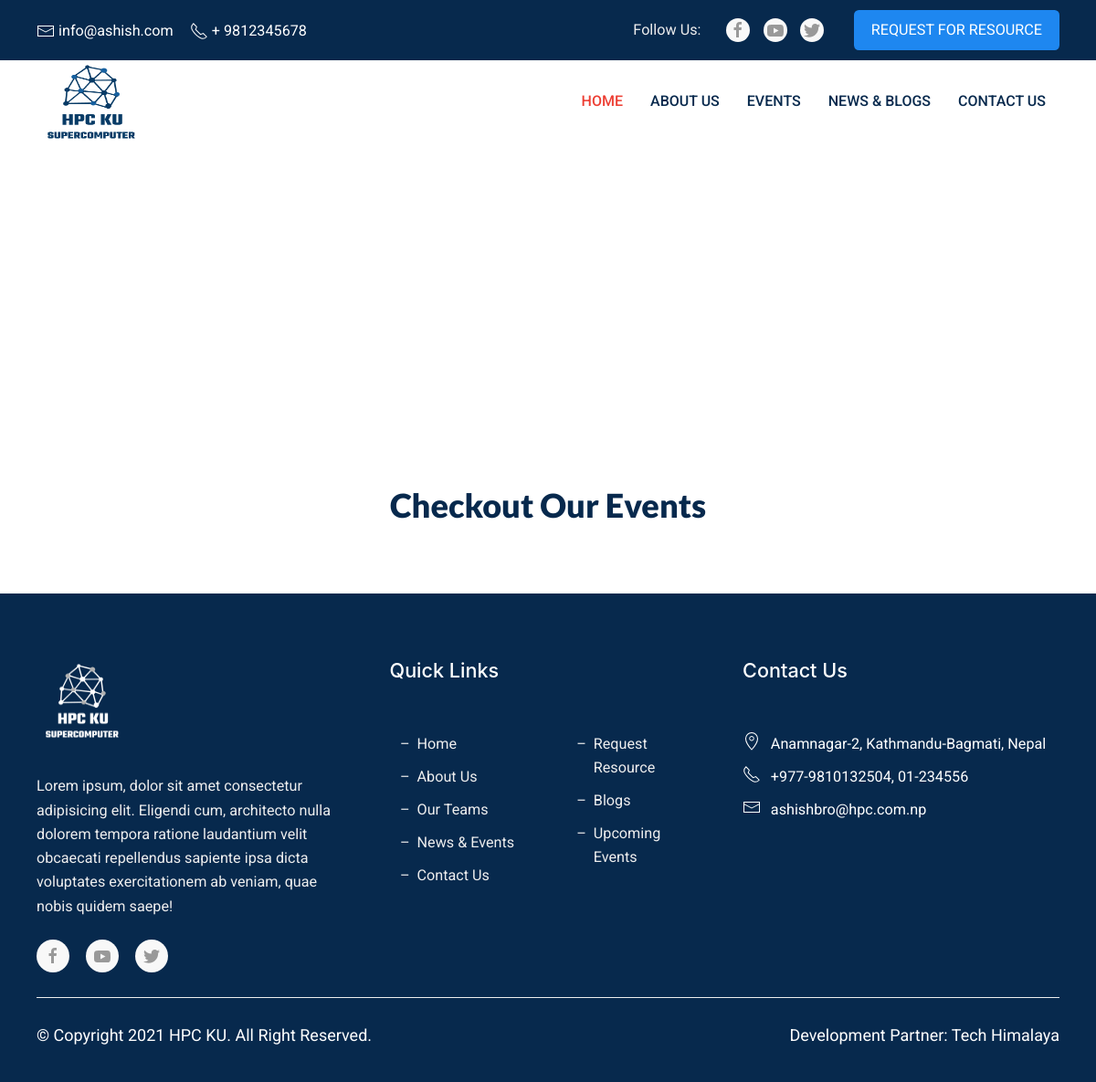
Page /events/ on the earlier database version.
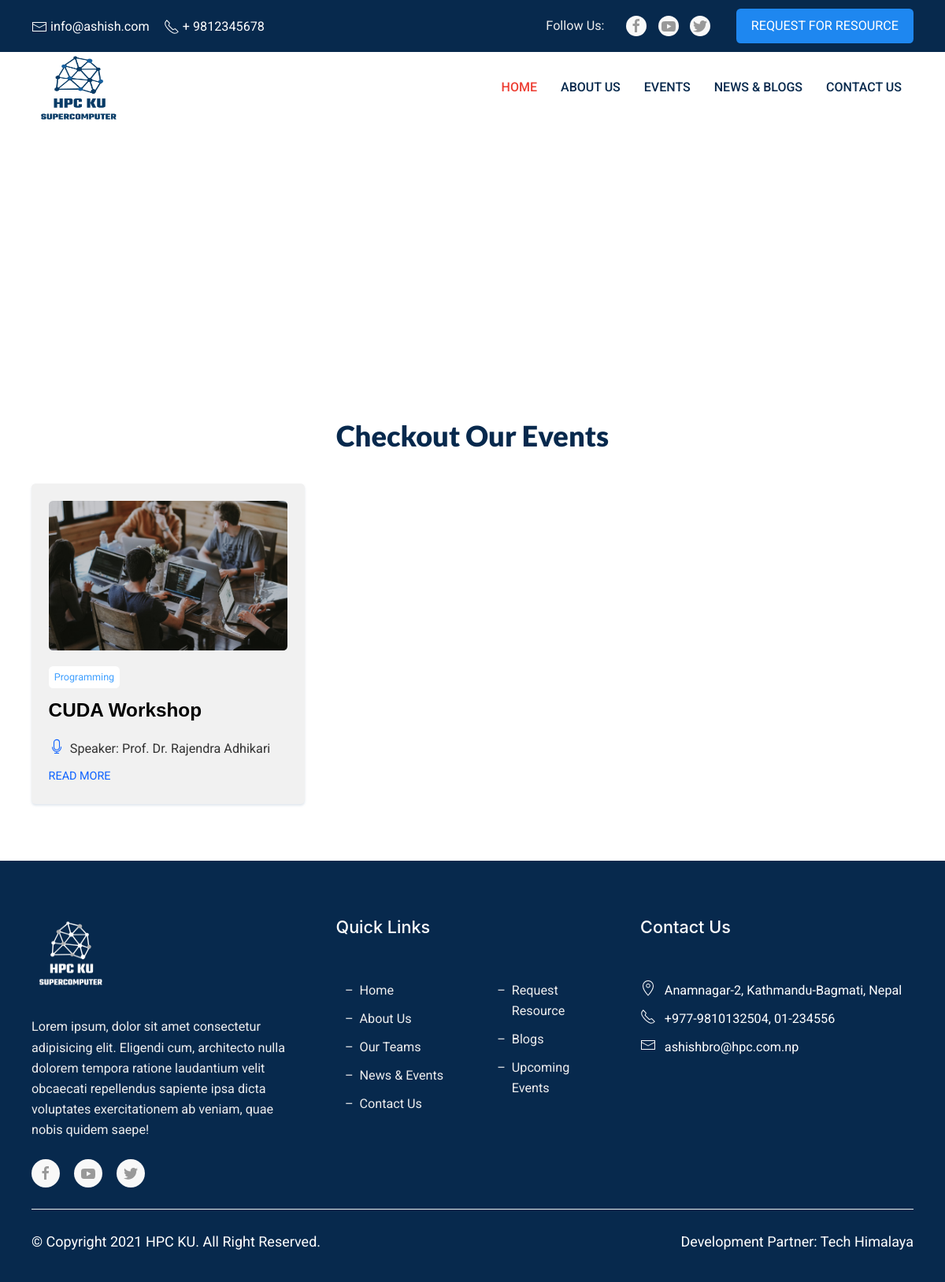
Same page on the later database version.
### cms/models.py (models this page shows, shortened)
class Event(models.Model):
    thumbnail = models.ImageField(upload_to='events')
    title = models.CharField(max_length=255)
    slug = models.SlugField(default='')
    speaker = models.CharField(max_length=255)
    category = models.CharField(max_length=255)
    about = models.TextField()
    event_date = models.DateTimeField()
    price = models.CharField(max_length=100)
    registration_link = models.URLField()
    venue = models.TextField()
    class Meta:
        ordering = ('-event_date', )

### cms/views.py (the view)
# urls.py: path('events/', event_list_view, name='event_list'),
def event_list_view(request):
    events = Event.objects.all()
    return render(request, 'event.html', {
        'events': events,
    })

### templates/event.html
{% extends 'base.html' %}
{% load static %}
{% block content %}
<div class="events">
  <div
    class="uk-height-medium uk-background-cover uk-light"
    data-src="https://images.unsplash.com/photo-1490822180406-880c226c150b?fit=crop&w=650&h=433&q=80"
    data-srcset="https://images.unsplash.com/photo-1490822180406-880c226c150b?fit=crop&w=650&h=433&q=80 650w,
                  https://images.unsplash.com/photo-1490822180406-880c226c150b?fit=crop&w=1300&h=866&q=80 1300w"
    data-sizes="(min-width: 650px) 650px, 100vw"
    uk-img
  >
    <div class="uk-height-medium uk-flex uk-flex-middle">
      <div class="uk-container" style="width: 100%">
        <h1 class="title">Our Events</h1>
      </div>
    </div>
  </div>
  <div class="events-content">
    <div class="uk-container">
      <div class="heading uk-text-center">Checkout Our Events</div>
      <div uk-grid>
          {% if events %}
          {% for event in events %}
        <div class="uk-width-1-3@l uk-width-1-2@m uk-width-1-2@s">
          <div class="events-card">
            <div class="events-card__image">
              <a href="{% url 'event_detail' event.slug %}">
                <img
                  src="{{ event.thumbnail.url }}"
                  alt=""
                />
              </a>
            </div>
            <div class="events-card__content">
              <div class="type uk-text-capitalize">{{ event.category }}</div>
              <a href="{% url 'event_detail' event.slug %}">
                <div class="title">{{ event.title }}</div>
              </a>
              <div class="speaker">
                <div class="uk-flex">
                  <span uk-icon="icon:microphone"></span>
                  <div class="uk-text speaker-name">
                    Speaker: {{ event.speaker }}
                  </div>
                </div>
              </div>
              <div class="readmore">
                <a class="uk-button uk-button-text" href="{% url 'event_detail' event.slug %}"
                  >Read more</a
                >
              </div>
            </div>
          </div>
        </div>
              {% endfor %}
          {% endif %}
      </div>
    </div>
  </div>
</div>
{% endblock %}

### templates/base.html (shortened to what this page needs)
{% load static %}
<!DOCTYPE html>
<html lang="en">
  <head>
    <link
      href="https://unpkg.com/material-components-web@latest/dist/material-components-web.min.css"
      rel="stylesheet"
    />
    <link rel="stylesheet" href="{% static 'css/bootstrap.min.css' %}" type="text/css" />
    <link rel="stylesheet" href="{% static 'css/uikit.min.css' %}" type="text/css" />
    <link rel="stylesheet" href="{% static 'css/aos.css' %}" type="text/css" />
    <link href="https://unpkg.com/pattern.css" rel="stylesheet" />
    <link rel="stylesheet" href="{% static 'css/style.css' %}" type="text/css" />
  </head>
  <body>
    <header>
  <div class="navbar-top">
    <div class="uk-container flex">
      <ul class="navbar-top__contact">
        <li class="email">
          <a href="mailto:">
            <span uk-icon="icon: mail;" class="uk-icon"></span>
            info@ashish.com
          </a>
        </li>
        <li class="phone">
          <a href="tel:">
            <span uk-icon="icon: receiver;"></span>
            + 9812345678
          </a>
        </li>
      </ul>
      <ul class="navbar-top__social">
        <li class="socialicon">
          <span class="text"> Follow Us: </span>
          <a href="fb.com">
            <span uk-icon="icon: facebook;" class="uk-icon-button"></span>
          </a>
          <a href="youtube.com">
            <span uk-icon="icon: youtube; " class="uk-icon-button"></span>
          </a>
          <a href="twitter.com">
            <span uk-icon="icon: twitter; " class="uk-icon-button"></span>
          </a>
        </li>
        <li>
          <a href="{% url 'application' %}" class="uk-button uk-button-primary"
            >request for resource</a
          >
        </li>
      </ul>
    </div>
  </div>
  <div
    uk-sticky="animation: uk-animation-slide-top; sel-target: .uk-navbar-container; cls-active: uk-navbar-sticky; cls-inactive: uk-navbar-transparent top: 200"
  >
    <nav class="uk-navbar-container navbar-main">
      <div class="uk-container uk-container">
        <div uk-navbar class="flex">
          <div class="logo">
            <a href="{% url 'home' %}">
              <img src="{% static 'img/hpclogo.png' %}" alt="" />
            </a>
          </div>
          <ul class="uk-navbar-nav">
            <li class="uk-active"><a href="{% url 'home' %}">home</a></li>
            <li><a href="{% url 'about' %}">about us</a></li>
            <li><a href="{% url 'event_list' %}">events</a></li>
            <li><a href="{% url 'news_list' %}">news & blogs</a></li>
            <li><a href="{% url 'contact' %}">contact us</a></li>
          </ul>
        </div>
      </div>
    </nav>
  </div>
</header>
{% block content %}
{% endblock %}
<footer>
  <div class="uk-container">
    <div uk-grid>
      <div class="uk-width-1-3@l uk-width-1-2@m uk-width-1-1@s">
        <div class="footer-content">
          <div class="logo">
            <a href="index.html">
              <img src="{% static 'img/hpclogowhite.png' %}" alt="" />
            </a>
          </div>
          <div class="uk-text text">
            Lorem ipsum, dolor sit amet consectetur adipisicing elit. Eligendi
            cum, architecto nulla dolorem tempora ratione laudantium velit
            obcaecati repellendus sapiente ipsa dicta voluptates exercitationem
            ab veniam, quae nobis quidem saepe!
          </div>
          <ul class="footer-content__social">
            <li>
              <a href="fb.com">
                <span uk-icon="icon: facebook;" class="uk-icon-button"></span>
              </a>
            </li>
            <li>
              <a href="youtube.com">
                <span uk-icon="icon: youtube; " class="uk-icon-button"></span>
              </a>
            </li>
            <li>
              <a href="twitter.com">
                <span uk-icon="icon: twitter; " class="uk-icon-button"></span>
              </a>
            </li>
          </ul>
        </div>
      </div>
      <div class="uk-width-1-3@l uk-width-1-2@m uk-width-1-1@s">
        <div class="footer-content">
          <div class="footer-content__title uk-heading-small">Quick Links</div>
          <div uk-grid>
            <div class="uk-width-1-2">
              <ul class="uk-list uk-list-hyphen uk-list-secondary">
                <li class="uk-text-capitalize">
                  <a href="index.html">Home</a>
                </li>
                <li><a href="about.html">about us</a></li>
                <li><a href="teams.html">our teams</a></li>
                <li><a href="news.html">news & events</a></li>
                <li><a href="contact.html">contact us</a></li>
              </ul>
            </div>
            <div class="uk-width-1-2">
              <ul class="uk-list uk-list-hyphen uk-list-secondary">
                <li class="uk-text-capitalize">
                  <a href="index.html">Request Resource</a>
                </li>
                <li><a href="about.html">Blogs</a></li>
                <li><a href="teams.html">Upcoming events</a></li>
              </ul>
            </div>
          </div>
        </div>
      </div>
      <div class="uk-width-1-3@l uk-width-1-2@m uk-width-1-1@s">
        <div class="footer-content">
          <div class="footer-content__title uk-heading-small">Contact Us</div>
          <ul class="uk-list contact-list">
            <li>
              <div class="flex">
                <span uk-icon="icon: location"></span>
                <div class="uk-text">Anamnagar-2, Kathmandu-Bagmati, Nepal</div>
              </div>
            </li>
            <li>
              <div class="flex">
                <span uk-icon="icon: receiver"></span>
                <div class="uk-text">+977-9810132504, 01-234556</div>
              </div>
            </li>
            <li>
              <div class="flex">
                <span uk-icon="icon: mail"></span>
                <div class="uk-text">ashishbro@hpc.com.np</div>
              </div>
            </li>
          </ul>
        </div>
      </div>
    </div>
      <div class="footer-copyright"></div>
    <div uk-grid>
      <div class="uk-width-1-2">
          <div class="uk-text-left">
            &copy; Copyright 2021 HPC KU. All Right Reserved.
        </div>
      </div>
        <div class="uk-width-1-2">
          <div class="uk-text-right">
            Development Partner: <a style="color: #ffffff" href="https://techhimalaya.com">Tech Himalaya</a>
      </div>
        </div>
    </div>
  </div>
</footer>
  </body>
</html>

### static/css/style.css (style rules this page uses)
body, html { font-family: "Roboto", sans-serif; }
.heading { font-family: "Lato", sans-serif; text-transform: capitalize; font-size: 2em; line-height: 1.4em; color: #07294d; font-weight: 900; }
.title { font-size: 2.1rem; color: #fff; font-family: "Monteserrat", sans-serif; font-weight: 700; }
.text { color: #717a7b; line-height: 1.61905em; font-weight: 400; }
img { width: 100%; height: 100%; }
a { text-decoration: none; color: #000; }
h1, h2, h3, h4, h5, h6 { margin: 0; padding: 0; }
ul, li { list-style-type: none; margin: 0; padding: 0; }
body, html { padding: 0; margin: 0; font-size: 18px; width: 100%; height: auto; -webkit-font-smoothing: antialiased; line-height: 1.6; }
p, span { font-weight: normal; margin: 0; padding: 0; }
.flex { display: flex; }
.navbar-top { background: #07294d; padding: 0.6rem 0; }
.navbar-top a { color: #fff; font-size: 0.9rem; }
.navbar-top .flex { align-items: center; justify-content: space-between; }
.navbar-top__contact { display: flex; }
.navbar-top__contact li { margin-right: 1rem; }
.navbar-top__social { display: flex; align-items: center; }
.navbar-top__social .socialicon { color: #eee; font-size: 0.9rem; margin-right: 1.5rem; }
.navbar-top__social .socialicon .text { color: #eee; margin-right: 1rem; }
.navbar-top__social .socialicon a { margin: 0 0.3rem; }
.navbar-top__social .socialicon a .uk-icon-button { height: 26px; width: 26px; }
.navbar-top__social .uk-button { line-height: 28px; padding: 0.4rem 1rem; border-radius: 0.3rem; text-transform: uppercase; }
.navbar-main .flex { justify-content: space-between; align-items: center; }
.navbar-main .logo { display: flex; align-items: center; }
.navbar-main .logo img { height: 90px; width: 120px; }
.navbar-main .uk-navbar-nav li.uk-active a { color: #ed3f34 !important; }
.navbar-main .uk-navbar-nav li a { font-family: "Roboto"; font-size: 0.89rem; font-weight: 500; color: #07294d; }
footer { background: #07294d; padding: 4rem 0 2rem 0; color: #fff; }
footer .footer-content { font-size: 0.9rem; }
footer .footer-content .logo { margin-bottom: 2rem; }
footer .footer-content .logo img { height: 90px; width: 100px; }
footer .footer-content .text { color: #eee; }
footer .footer-content__title { font-size: 1.2rem; color: #fff; font-weight: 500; margin-bottom: 3rem; }
footer .footer-content__social { display: flex; margin-top: 1.3rem; }
footer .footer-content__social li { margin-right: 1rem; }
footer .footer-content .uk-list li a { color: #eee; font-size: 0.9rem; text-transform: capitalize; }
footer .footer-content .contact-list .flex span { margin-right: 0.6rem; }
footer .footer-copyright { border-top: 1px solid #eee; padding: 1.5rem 0 0 0; margin-top: 1.5rem; }
.events-card { padding: 1.2rem; background: #f1f1f1; border-radius: 0.3rem; overflow: hidden; margin: 2rem 0; box-shadow: 0px 2px 3px 0px #95aac04a; transition: all 550ms ease-in-out; }
.events-card__image img { border-radius: 0.3rem; height: 190px; object-fit: cover; }
.events-card__content { padding: 1rem 0 0 0; }
.events-card__content .type { font-size: 0.7rem; color: #41a0ff; background: #ffffff; display: inline-block; padding: 0.2rem 0.4rem; border-radius: 0.3rem; }
.events-card__content .title { color: #000; font-size: 1.35rem; line-height: 1.6; padding: 0.5rem 0; display: -webkit-box; -webkit-box-orient: vertical; overflow: hidden; -webkit-line-clamp: 2; }
.events-card__content .speaker { padding: 0.4rem 0; }
.events-card__content .speaker .uk-icon { color: #0f63ff; }
.events-card__content .speaker-name { font-size: 0.9rem; margin-left: 0.4rem; }
.events-card__content .readmore a { color: #0f63ff; font-size: 0.8rem; }
.events-content { margin: 4rem 0; }

Differences in the rows shown:
added Event: thumbnail (picture), category "Programming", title "CUDA Workshop", speaker "Prof. Dr. Rajendra Adhikari"
